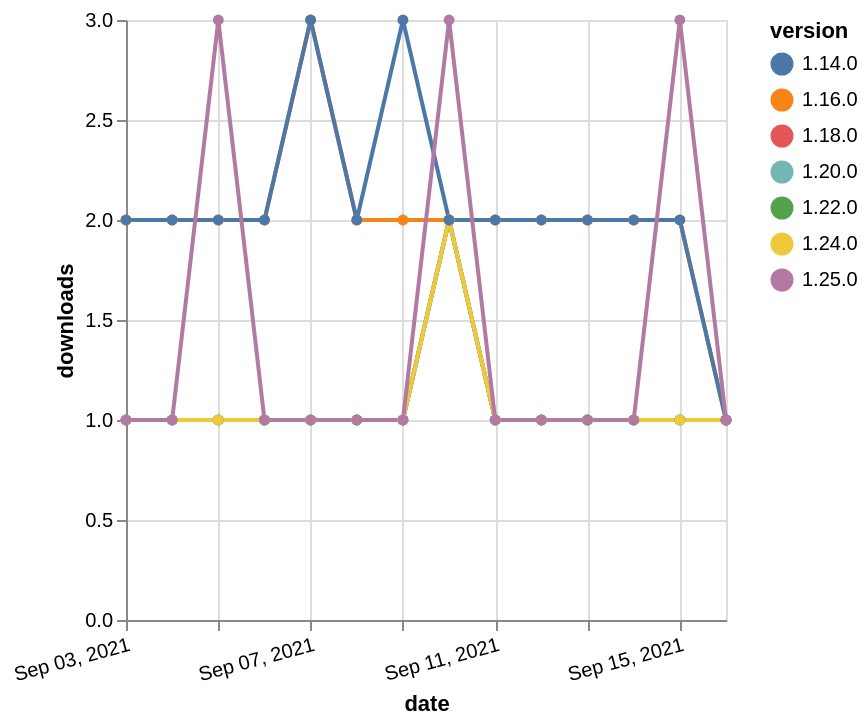

Write a Vega-Lite specification for this figure.
### Vega-Lite specification from a JSON file in a GitHub repository (floating-point values rounded to 4 significant figures)
{"$schema": "https://vega.github.io/schema/vega-lite/v5.json", "description": "A simple bar chart with embedded data.", "data": {"values": [{"date": "2021-09-03", "total": 250, "delta": 1, "version": "1.18.0"}, {"date": "2021-09-04", "total": 251, "delta": 1, "version": "1.18.0"}, {"date": "2021-09-05", "total": 252, "delta": 1, "version": "1.18.0"}, {"date": "2021-09-06", "total": 253, "delta": 1, "version": "1.18.0"}, {"date": "2021-09-07", "total": 254, "delta": 1, "version": "1.18.0"}, {"date": "2021-09-08", "total": 255, "delta": 1, "version": "1.18.0"}, {"date": "2021-09-09", "total": 256, "delta": 1, "version": "1.18.0"}, {"date": "2021-09-10", "total": 258, "delta": 2, "version": "1.18.0"}, {"date": "2021-09-11", "total": 259, "delta": 1, "version": "1.18.0"}, {"date": "2021-09-12", "total": 260, "delta": 1, "version": "1.18.0"}, {"date": "2021-09-13", "total": 261, "delta": 1, "version": "1.18.0"}, {"date": "2021-09-14", "total": 262, "delta": 1, "version": "1.18.0"}, {"date": "2021-09-15", "total": 263, "delta": 1, "version": "1.18.0"}, {"date": "2021-09-16", "total": 264, "delta": 1, "version": "1.18.0"}, {"date": "2021-09-03", "total": 195, "delta": 1, "version": "1.22.0"}, {"date": "2021-09-04", "total": 196, "delta": 1, "version": "1.22.0"}, {"date": "2021-09-05", "total": 197, "delta": 1, "version": "1.22.0"}, {"date": "2021-09-06", "total": 198, "delta": 1, "version": "1.22.0"}, {"date": "2021-09-07", "total": 199, "delta": 1, "version": "1.22.0"}, {"date": "2021-09-08", "total": 200, "delta": 1, "version": "1.22.0"}, {"date": "2021-09-09", "total": 201, "delta": 1, "version": "1.22.0"}, {"date": "2021-09-10", "total": 203, "delta": 2, "version": "1.22.0"}, {"date": "2021-09-11", "total": 204, "delta": 1, "version": "1.22.0"}, {"date": "2021-09-12", "total": 205, "delta": 1, "version": "1.22.0"}, {"date": "2021-09-13", "total": 206, "delta": 1, "version": "1.22.0"}, {"date": "2021-09-14", "total": 207, "delta": 1, "version": "1.22.0"}, {"date": "2021-09-15", "total": 208, "delta": 1, "version": "1.22.0"}, {"date": "2021-09-16", "total": 209, "delta": 1, "version": "1.22.0"}, {"date": "2021-09-03", "total": 201, "delta": 1, "version": "1.20.0"}, {"date": "2021-09-04", "total": 202, "delta": 1, "version": "1.20.0"}, {"date": "2021-09-05", "total": 203, "delta": 1, "version": "1.20.0"}, {"date": "2021-09-06", "total": 204, "delta": 1, "version": "1.20.0"}, {"date": "2021-09-07", "total": 205, "delta": 1, "version": "1.20.0"}, {"date": "2021-09-08", "total": 206, "delta": 1, "version": "1.20.0"}, {"date": "2021-09-09", "total": 207, "delta": 1, "version": "1.20.0"}, {"date": "2021-09-10", "total": 209, "delta": 2, "version": "1.20.0"}, {"date": "2021-09-11", "total": 210, "delta": 1, "version": "1.20.0"}, {"date": "2021-09-12", "total": 211, "delta": 1, "version": "1.20.0"}, {"date": "2021-09-13", "total": 212, "delta": 1, "version": "1.20.0"}, {"date": "2021-09-14", "total": 213, "delta": 1, "version": "1.20.0"}, {"date": "2021-09-15", "total": 214, "delta": 1, "version": "1.20.0"}, {"date": "2021-09-16", "total": 215, "delta": 1, "version": "1.20.0"}, {"date": "2021-09-03", "total": 2265, "delta": 2, "version": "1.16.0"}, {"date": "2021-09-04", "total": 2267, "delta": 2, "version": "1.16.0"}, {"date": "2021-09-05", "total": 2269, "delta": 2, "version": "1.16.0"}, {"date": "2021-09-06", "total": 2271, "delta": 2, "version": "1.16.0"}, {"date": "2021-09-07", "total": 2274, "delta": 3, "version": "1.16.0"}, {"date": "2021-09-08", "total": 2276, "delta": 2, "version": "1.16.0"}, {"date": "2021-09-09", "total": 2278, "delta": 2, "version": "1.16.0"}, {"date": "2021-09-10", "total": 2280, "delta": 2, "version": "1.16.0"}, {"date": "2021-09-11", "total": 2282, "delta": 2, "version": "1.16.0"}, {"date": "2021-09-12", "total": 2284, "delta": 2, "version": "1.16.0"}, {"date": "2021-09-13", "total": 2286, "delta": 2, "version": "1.16.0"}, {"date": "2021-09-14", "total": 2288, "delta": 2, "version": "1.16.0"}, {"date": "2021-09-15", "total": 2290, "delta": 2, "version": "1.16.0"}, {"date": "2021-09-16", "total": 2291, "delta": 1, "version": "1.16.0"}, {"date": "2021-09-03", "total": 172, "delta": 1, "version": "1.24.0"}, {"date": "2021-09-04", "total": 173, "delta": 1, "version": "1.24.0"}, {"date": "2021-09-05", "total": 174, "delta": 1, "version": "1.24.0"}, {"date": "2021-09-06", "total": 175, "delta": 1, "version": "1.24.0"}, {"date": "2021-09-07", "total": 176, "delta": 1, "version": "1.24.0"}, {"date": "2021-09-08", "total": 177, "delta": 1, "version": "1.24.0"}, {"date": "2021-09-09", "total": 178, "delta": 1, "version": "1.24.0"}, {"date": "2021-09-10", "total": 180, "delta": 2, "version": "1.24.0"}, {"date": "2021-09-11", "total": 181, "delta": 1, "version": "1.24.0"}, {"date": "2021-09-12", "total": 182, "delta": 1, "version": "1.24.0"}, {"date": "2021-09-13", "total": 183, "delta": 1, "version": "1.24.0"}, {"date": "2021-09-14", "total": 184, "delta": 1, "version": "1.24.0"}, {"date": "2021-09-15", "total": 185, "delta": 1, "version": "1.24.0"}, {"date": "2021-09-16", "total": 186, "delta": 1, "version": "1.24.0"}, {"date": "2021-09-03", "total": 2361, "delta": 2, "version": "1.14.0"}, {"date": "2021-09-04", "total": 2363, "delta": 2, "version": "1.14.0"}, {"date": "2021-09-05", "total": 2365, "delta": 2, "version": "1.14.0"}, {"date": "2021-09-06", "total": 2367, "delta": 2, "version": "1.14.0"}, {"date": "2021-09-07", "total": 2370, "delta": 3, "version": "1.14.0"}, {"date": "2021-09-08", "total": 2372, "delta": 2, "version": "1.14.0"}, {"date": "2021-09-09", "total": 2375, "delta": 3, "version": "1.14.0"}, {"date": "2021-09-10", "total": 2377, "delta": 2, "version": "1.14.0"}, {"date": "2021-09-11", "total": 2379, "delta": 2, "version": "1.14.0"}, {"date": "2021-09-12", "total": 2381, "delta": 2, "version": "1.14.0"}, {"date": "2021-09-13", "total": 2383, "delta": 2, "version": "1.14.0"}, {"date": "2021-09-14", "total": 2385, "delta": 2, "version": "1.14.0"}, {"date": "2021-09-15", "total": 2387, "delta": 2, "version": "1.14.0"}, {"date": "2021-09-16", "total": 2388, "delta": 1, "version": "1.14.0"}, {"date": "2021-09-03", "total": 202, "delta": 1, "version": "1.25.0"}, {"date": "2021-09-04", "total": 203, "delta": 1, "version": "1.25.0"}, {"date": "2021-09-05", "total": 206, "delta": 3, "version": "1.25.0"}, {"date": "2021-09-06", "total": 207, "delta": 1, "version": "1.25.0"}, {"date": "2021-09-07", "total": 208, "delta": 1, "version": "1.25.0"}, {"date": "2021-09-08", "total": 209, "delta": 1, "version": "1.25.0"}, {"date": "2021-09-09", "total": 210, "delta": 1, "version": "1.25.0"}, {"date": "2021-09-10", "total": 213, "delta": 3, "version": "1.25.0"}, {"date": "2021-09-11", "total": 214, "delta": 1, "version": "1.25.0"}, {"date": "2021-09-12", "total": 215, "delta": 1, "version": "1.25.0"}, {"date": "2021-09-13", "total": 216, "delta": 1, "version": "1.25.0"}, {"date": "2021-09-14", "total": 217, "delta": 1, "version": "1.25.0"}, {"date": "2021-09-15", "total": 220, "delta": 3, "version": "1.25.0"}, {"date": "2021-09-16", "total": 221, "delta": 1, "version": "1.25.0"}]}, "width": "container", "mark": {"type": "line", "point": {"filled": true}}, "encoding": {"x": {"field": "date", "type": "temporal", "timeUnit": "yearmonthdate", "title": "date", "axis": {"labelAngle": -15}}, "y": {"field": "delta", "type": "quantitative", "title": "downloads"}, "color": {"field": "version", "type": "nominal"}, "tooltip": {"field": "delta"}}}
